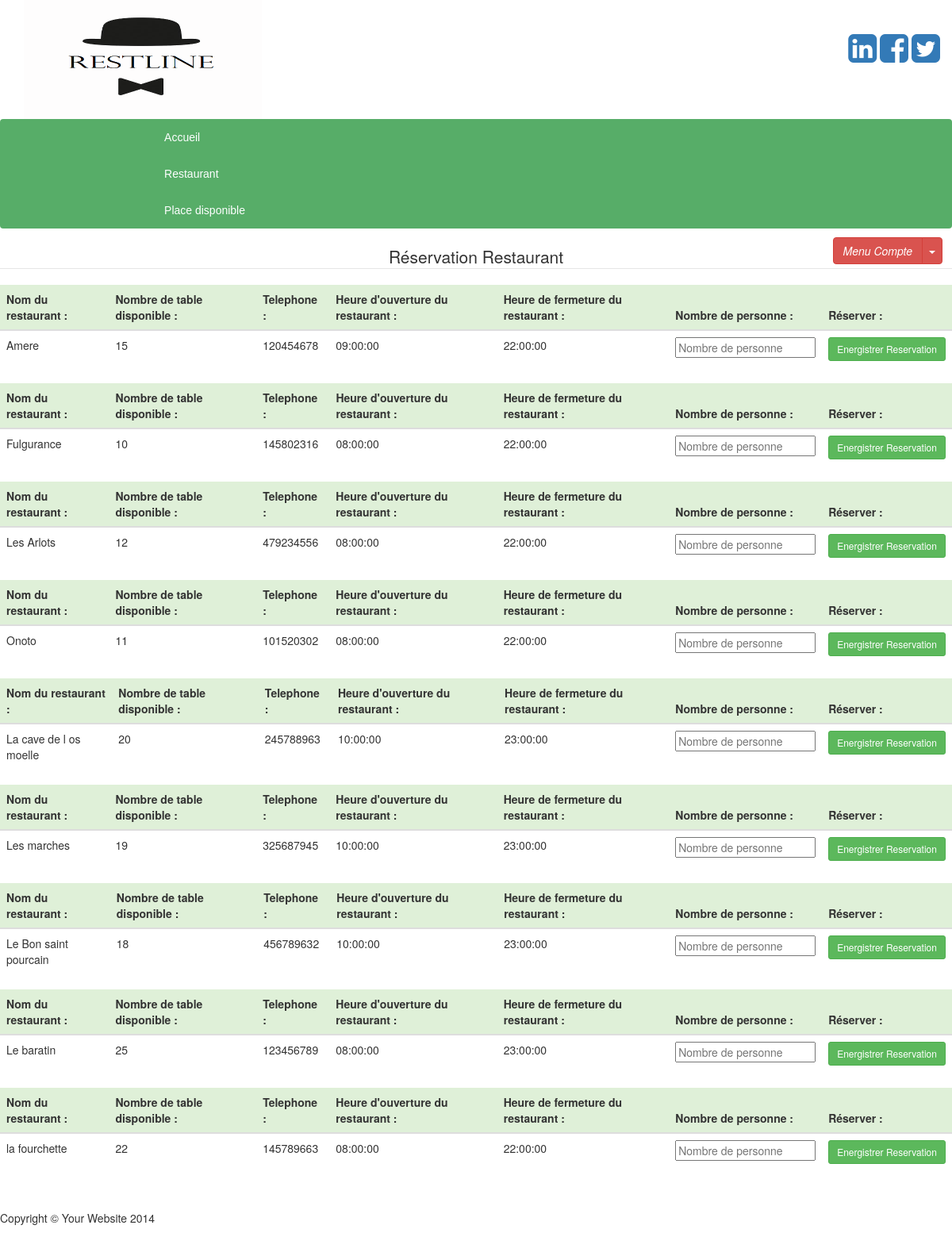
Screenshot of /Formulaire_Reserver.php with the database file from the repository.
### tables this page shows
CREATE TABLE `restaurant` (
  `idResto` int(10) NOT NULL,
  `nomResto` varchar(30) DEFAULT NULL,
  `nbTables` int(5) DEFAULT NULL,
  `nbCouverts` int(5) DEFAULT NULL,
  `telResto` int(10) DEFAULT NULL,
  `heureOuv` time DEFAULT NULL,
  `heureFer` time DEFAULT NULL,
  `ferExceptionnelle` varchar(100) DEFAULT NULL,
  `imageResto` varchar(50) DEFAULT NULL,
  `idTypeResto` int(20) NOT NULL,
  `cpVille` int(5) NOT NULL
);

### MVC_PHP/Controleur/Controleur_site.php (called while the page is built, shortened)
<?php
class affichageResto
{
  private $ModeleAffichage;
  public function __construct($serveur, $bdd, $user, $mdp)
  {
    $this ->ModeleAffichage = new Modele_special($serveur, $bdd, $user, $mdp);
  }
  public function affichageReservation()
  {
    $this->ModeleAffichage-> renseigner("restaurant");
    $resultats = $this->ModeleAffichage-> selectAll();
    return $resultats;
  }
}
 ?>

### MVC_PHP/Modele/Modele_site.php (called while the page is built, shortened)
  <?php
  class Modele
  {
    protected $pdo;
    protected $table;
    public function __construct($serveur, $bdd, $user, $mdp)
    {
      $this -> pdo = null;
      try{
        $this -> pdo = new PDO("mysql:host=".$serveur.";dbname=".$bdd, $user, $mdp);
      }
      catch (Exception $exp)
      {
        echo "Erreur de connexion au serveur";
      }
    }
    public function renseigner($table)
    {
      $this -> table = $table;
    }
  public function selectAll()
  {
    if($this->pdo != null)
    {
      $requete = "select * from ".$this->table.";";
      $select = $this-> pdo -> prepare($requete);
      $select -> execute();
      $resultats = $select -> fetchAll();
      return $resultats;
      }else {
      return null;
    }
  }
}
?>

### MVC_PHP/Vues/Vues_formulaire_reservation.php (the view)
<?php
echo"<fieldset>
      <legend style=text-align:center;>Réservation Restaurant </legend>
  <div class='btn-group' id=ur>
  <button type='button' class='btn btn-danger'> Menu Compte </button>
  <button type='button' class='btn btn-danger dropdown-toggle' data-toggle='dropdown'>
    <span class='caret'></span>
    <span class='sr-only'>Toggle Dropdown</span>
  </button>
  <ul class=dropdown-menu role=menu>
    <li><a href=#>Connecté en tant que : <strong>" . $_SESSION['user'] . " </strong></li>
    <li class='divider'></li>
    <li><a href=Nouscontacter.php> Nous contacter</a></li>
    <li><a href=Espace.php> Espace </a></li>
    <li class='divider'></li>
    <form method=post action='Deconnection.php'>
    <li><button id=btndec type=submit name=sd class='btn btn-danger dropdown-toggle'>Se deconnecter </button></li>
    </form>
  </ul>
</div>
    </fiedlset>
    ";
foreach ($resultats as $Reservation)
{
  echo"
  <form method=post action='Formulaire_Reserver.php'>
  <table class=table>
    <thead>
      <tr class=success>
        <th> Nom du restaurant : </th>
        <th> Nombre de table disponible : </th>
        <th> Telephone : </th>
        <th> Heure d'ouverture du restaurant : </th>
        <th> Heure de fermeture du restaurant : </th>
        <th> Nombre de personne : </th>
        <th> Réserver : </th>
      </tr>
    </thead>
    <tbody>
      <tr>
        <td> ".$Reservation['nomResto']." </td>
        <td> ".$Reservation['nbTables']." </td>
        <td> ".$Reservation['telResto']." </td>
        <td> ".$Reservation['heureOuv']." </td>
        <td>".$Reservation['heureFer']." </td>
        <td><input type=number name=nbpers placeholder='Nombre de personne' /></td>
        <td><input type=hidden name=idR value=". $Reservation['idResto'] ." /><input type=submit name=erg class='btn btn-success btn-sm btn-blockname' id=rbt value='Energistrer Reservation'></td>
      </tr>
    </tbody>
    </table>
    </form>";
}
 ?>

### full-slider/css/full-slider.css (style rules this page uses)
html, body { height: 100%; }

### rows the page displays
restaurant: nomResto "Amere", nbTables "15", telResto "120454678", heureOuv "09:00:00", heureFer "22:00:00"
restaurant: nomResto "Fulgurance", nbTables "10", telResto "145802316", heureOuv "08:00:00", heureFer "22:00:00"
restaurant: nomResto "Les Arlots", nbTables "12", telResto "479234556", heureOuv "08:00:00", heureFer "22:00:00"
restaurant: nomResto "Onoto", nbTables "11", telResto "101520302", heureOuv "08:00:00", heureFer "22:00:00"
restaurant: nomResto "La cave de l os moelle", nbTables "20", telResto "245788963", heureOuv "10:00:00", heureFer "23:00:00"
restaurant: nomResto "Les marches", nbTables "19", telResto "325687945", heureOuv "10:00:00", heureFer "23:00:00"
restaurant: nomResto "Le Bon saint pourcain", nbTables "18", telResto "456789632", heureOuv "10:00:00", heureFer "23:00:00"
restaurant: nomResto "Le baratin", nbTables "25", telResto "123456789", heureOuv "08:00:00", heureFer "23:00:00"
restaurant: nomResto "la fourchette", nbTables "22", telResto "145789663", heureOuv "08:00:00", heureFer "22:00:00"
